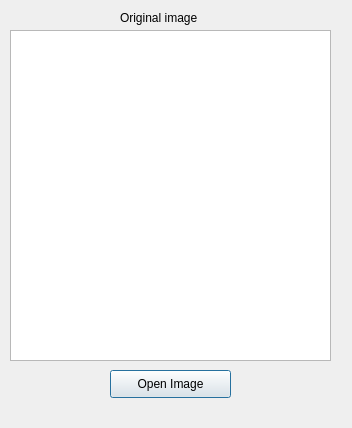
<?xml version="1.0" encoding="UTF-8"?>
<ui version="4.0">
 <class>Dialog</class>
 <widget class="QDialog" name="Dialog">
  <property name="geometry">
   <rect>
    <x>0</x>
    <y>0</y>
    <width>352</width>
    <height>428</height>
   </rect>
  </property>
  <property name="windowTitle">
   <string>Dialog</string>
  </property>
  <property name="styleSheet">
   <string notr="true"/>
  </property>
  <widget class="QPushButton" name="button_open">
   <property name="geometry">
    <rect>
     <x>110</x>
     <y>370</y>
     <width>121</width>
     <height>28</height>
    </rect>
   </property>
   <property name="styleSheet">
    <string notr="true"/>
   </property>
   <property name="text">
    <string>Open Image</string>
   </property>
  </widget>
  <widget class="QLabel" name="origin">
   <property name="geometry">
    <rect>
     <x>120</x>
     <y>10</y>
     <width>101</width>
     <height>16</height>
    </rect>
   </property>
   <property name="text">
    <string>Original image</string>
   </property>
  </widget>
  <widget class="Line" name="line_3">
   <property name="geometry">
    <rect>
     <x>760</x>
     <y>0</y>
     <width>31</width>
     <height>831</height>
    </rect>
   </property>
   <property name="orientation">
    <enum>Qt::Vertical</enum>
   </property>
  </widget>
  <widget class="QUndoView" name="originview">
   <property name="geometry">
    <rect>
     <x>10</x>
     <y>30</y>
     <width>321</width>
     <height>331</height>
    </rect>
   </property>
  </widget>
 </widget>
 <resources/>
 <connections/>
</ui>
